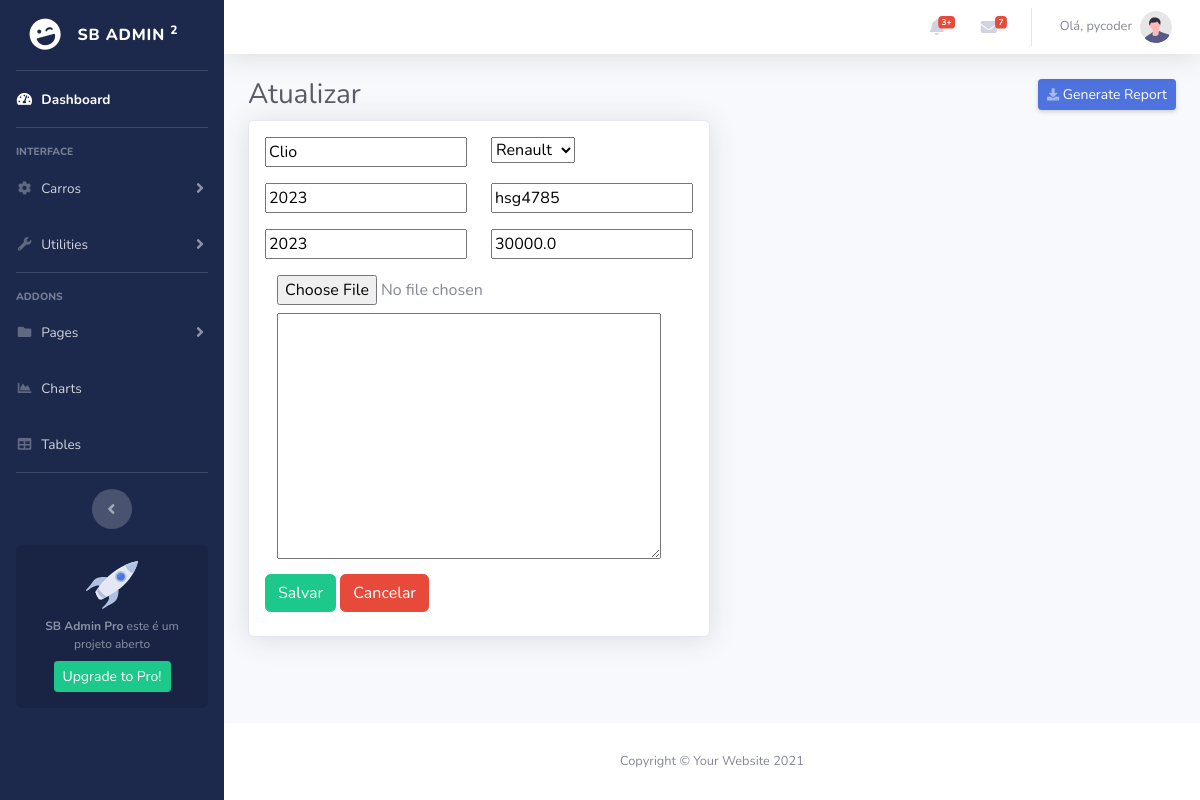
/car/4/update (signed in), run on an earlier commit of the app's database.
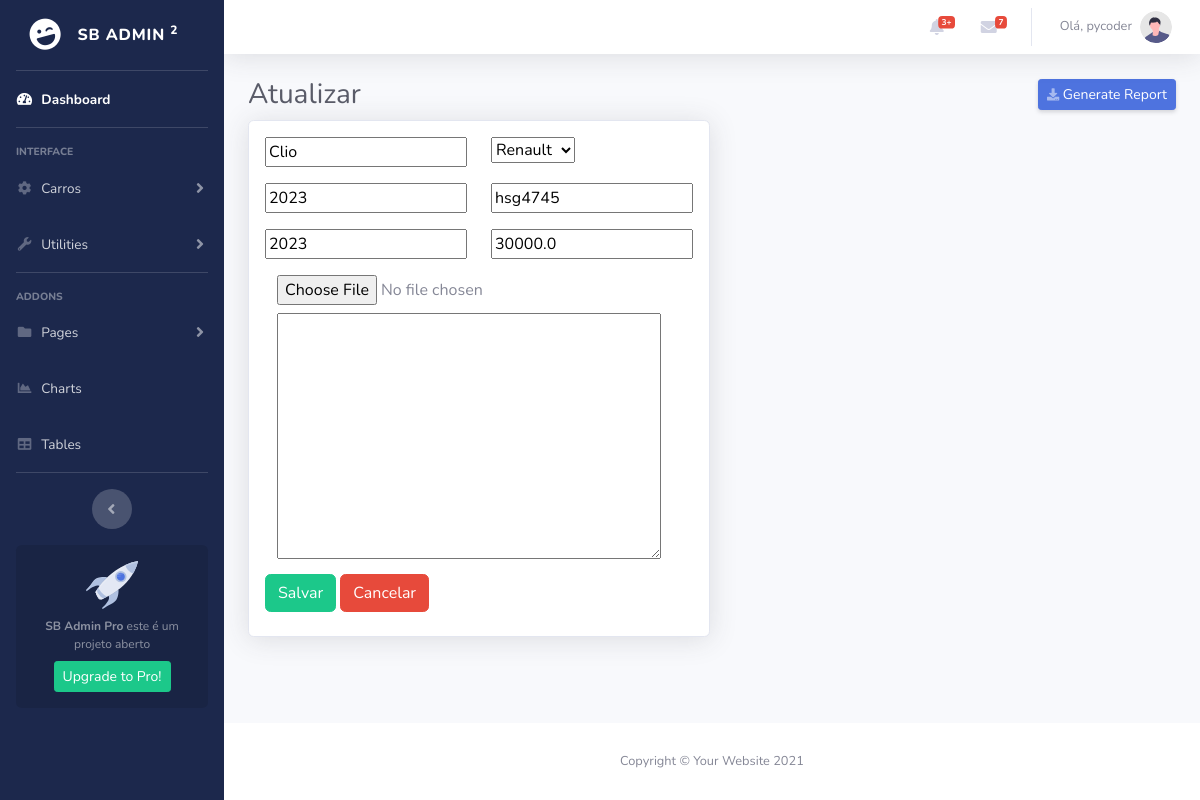
And on a later commit of the database.
### cars/models.py (models this page shows, shortened)
class Car(models.Model):
    id = models.AutoField(primary_key=True)
    model = models.CharField(max_length=200)
    brand = models.ForeignKey(Brand, on_delete=models.PROTECT, related_name='car_brand')
    factory_year = models.IntegerField(blank=True, null=True)
    plate = models.CharField(max_length=10, blank=True, null=True)
    model_year = models.IntegerField(blank=True, null=True)
    value = models.FloatField(blank=True, null=True)
    photo = models.ImageField(upload_to='cars/', blank=True, null=True)
    bio = models.TextField(blank=True, null=True)

### cars/views.py (the view, shortened to what this page needs)
# urls.py: path('car/<int:pk>/update', CarUpdateView.as_view(), name='car_update'),
@method_decorator(login_required(login_url='login'), name='dispatch')
class CarUpdateView(UpdateView):
   model = Car
   form_class = CarModelForm
   template_name = 'car_update.html'

### cars/forms.py (shortened to what this page needs)
class CarModelForm(forms.ModelForm):
    class Meta:
        model = Car
        fields = '__all__'

### cars/models.py (called while the page is built)
    def __str__(self):
        return self.name

### cars/templates/car_update.html
{% extends 'form_car.html' %}
{% block page-title %}
    Atualizar
{% endblock%}

### cars/templates/form_car.html (shortened to what this page needs)
{% extends 'base.html' %}
{% load bootstrap %}
{% block card %}
<div class="col-md-auto ">
    <div class="card shadow mb-4">
        <form method="post" enctype="multipart/form-data" class="p-3">
            <div class="form-group row">
                <div class="col-sm-6 mb-3 mb-sm-0">
                    {{ form.model|bootstrap }}
                </div>
                <div class="col-sm-6">
                    {{ form.brand|bootstrap }}
                </div>
            </div>
            <div class="form-group row">
                <div class="col-sm-6 mb-3 mb-sm-0">
                    {{ form.factory_year|bootstrap }}
                </div>
                <div class="col-sm-6">
                    {{ form.plate|bootstrap }}
                </div>
            </div><div class="form-group row">
                <div class="col-sm-6 mb-3 mb-sm-0">
                    {{ form.model_year|bootstrap }}
                </div>
                <div class="col-sm-6">
                    {{ form.value|bootstrap }}
                </div>
            </div>
            <div class=" mb-2 col-lg-8">
                {{ form.photo }}
            </div>
            <div class=" mb-2 col-lg-8">
                {{ form.bio }}
            </div>
           <input type="submit" value="Salvar" class="btn btn-success mb-2">
            <a href="{% url 'cars_list' %}" class="btn btn-danger mb-2">Cancelar</a>
        </form>
    </div>
</div>
{% endblock %}

What changed in the data, as far as the page shows it:
changed Car "Clio": plate "hsg4785" → "hsg4745"
